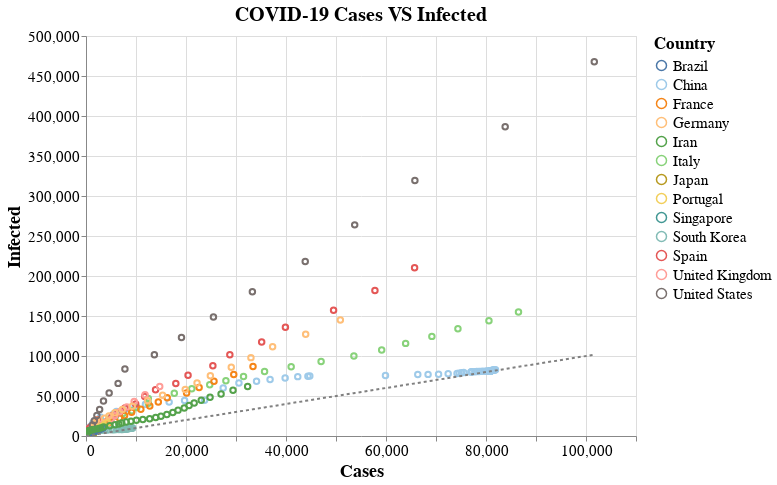

The code cell stored with this chart in its notebook:
### Markdown cell above
> Tip: Click (Shift+ for multiple) on countries in the legend to filter the visualization.

### Code cell
#hide_input
# Plot it using Altair
data_pc = data_final[['location', 'date', 'total_cases', 'total_infected']].copy()

countries = ["China", "Italy", "Spain", "France", "United Kingdom", "Germany", 
             "Portugal", "United States", "Singapore","South Korea", "Japan", 
             "Brazil","Iran"]
data_countries = []
data_countries_pc = []

for i in countries:
    data_pc.loc[data_pc.location == i,"total_infected"] = data_pc.loc[data_pc.location == i,"total_infected"]
    data_pc.loc[data_pc.location == i,"total_cases"] = data_pc.loc[data_pc.location == i,"total_cases"]
    # get each country time series
filter1 = data_pc["total_infected"] > 1
for i in countries:
    filter_country = data_pc["location"]== i
    data_countries_pc.append(data_pc[filter_country & filter1])


plot(data_countries_pc, "scatter", True)

### Figure 1 — Vega-Lite specification as saved in the notebook (floating-point values rounded to 4 significant figures; data arrays with more than 128 entries replaced by an {"elided": "..."} marker saying what was removed)
{"config": {"view": {"continuousWidth": 400, "continuousHeight": 300}, "axis": {"labelFontSize": 15, "titleFontSize": 18}, "title": {"fontSize": 20}}, "layer": [{"mark": "point", "encoding": {"color": {"type": "nominal", "field": "location", "legend": {"labelFontSize": 15, "title": "Country", "titleFontSize": 17}, "scale": {"scheme": "tableau20"}}, "opacity": {"condition": {"value": 1, "selection": "selector004"}, "value": 0.1}, "x": {"type": "quantitative", "field": "cases", "title": "Cases"}, "y": {"type": "quantitative", "field": "infected", "title": "Infected"}}, "height": 400, "selection": {"selector003": {"type": "interval", "bind": "scales"}, "selector004": {"type": "multi", "fields": ["location"], "bind": "legend"}}, "title": "COVID-19 Cases VS Infected", "width": 550}, {"mark": {"type": "line", "color": "grey", "strokeDash": [3, 3]}, "encoding": {"x": {"type": "quantitative", "field": "cases"}, "y": {"type": "quantitative", "field": "45_line", "scale": {"domain": [0, 467800.0]}}}}], "data": {"name": "data-c3440baecb50d809868e76718f5a5779"}, "$schema": "https://vega.github.io/schema/vega-lite/v4.0.2.json", "datasets": {"data-c3440baecb50d809868e76718f5a5779": {"elided": "483 records"}}}
